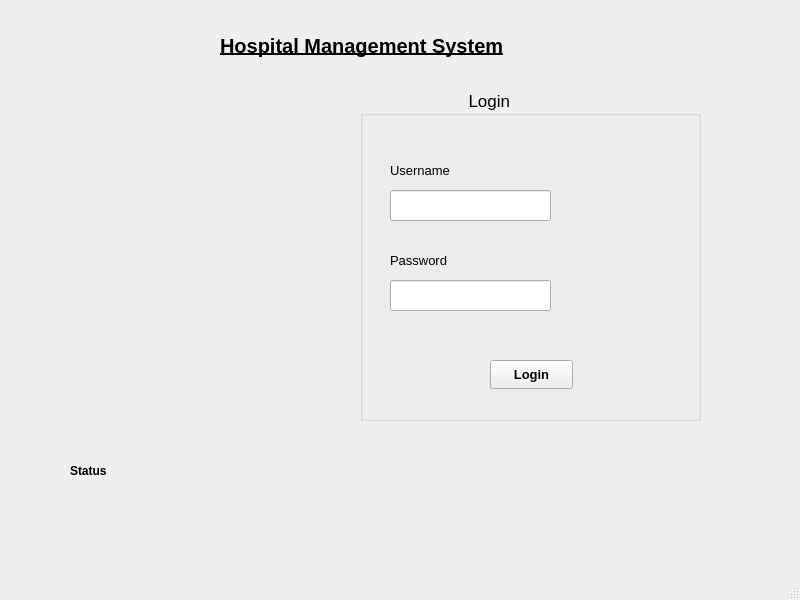
<?xml version="1.0" encoding="UTF-8"?>
<ui version="4.0">
 <class>Login</class>
 <widget class="QMainWindow" name="Login">
  <property name="geometry">
   <rect>
    <x>0</x>
    <y>0</y>
    <width>800</width>
    <height>600</height>
   </rect>
  </property>
  <property name="windowTitle">
   <string>Login</string>
  </property>
  <widget class="QWidget" name="centralwidget">
   <widget class="QLabel" name="label">
    <property name="geometry">
     <rect>
      <x>70</x>
      <y>440</y>
      <width>411</width>
      <height>61</height>
     </rect>
    </property>
    <property name="font">
     <font>
      <bold>true</bold>
     </font>
    </property>
    <property name="text">
     <string>Status</string>
    </property>
   </widget>
   <widget class="QGroupBox" name="groupBox">
    <property name="geometry">
     <rect>
      <x>360</x>
      <y>90</y>
      <width>341</width>
      <height>331</height>
     </rect>
    </property>
    <property name="font">
     <font>
      <pointsize>13</pointsize>
      <bold>false</bold>
     </font>
    </property>
    <property name="title">
     <string>                       Login</string>
    </property>
    <widget class="QPushButton" name="pushButton">
     <property name="geometry">
      <rect>
       <x>130</x>
       <y>270</y>
       <width>83</width>
       <height>29</height>
      </rect>
     </property>
     <property name="font">
      <font>
       <pointsize>10</pointsize>
       <bold>true</bold>
      </font>
     </property>
     <property name="text">
      <string>Login</string>
     </property>
    </widget>
    <widget class="QLabel" name="label_2">
     <property name="geometry">
      <rect>
       <x>30</x>
       <y>70</y>
       <width>81</width>
       <height>21</height>
      </rect>
     </property>
     <property name="font">
      <font>
       <pointsize>10</pointsize>
       <bold>false</bold>
      </font>
     </property>
     <property name="text">
      <string>Username</string>
     </property>
    </widget>
    <widget class="QLabel" name="label_3">
     <property name="geometry">
      <rect>
       <x>30</x>
       <y>160</y>
       <width>81</width>
       <height>21</height>
      </rect>
     </property>
     <property name="font">
      <font>
       <pointsize>10</pointsize>
       <bold>false</bold>
      </font>
     </property>
     <property name="text">
      <string>Password</string>
     </property>
    </widget>
    <widget class="QLineEdit" name="lineEdit_username">
     <property name="geometry">
      <rect>
       <x>30</x>
       <y>100</y>
       <width>161</width>
       <height>31</height>
      </rect>
     </property>
     <property name="font">
      <font>
       <pointsize>10</pointsize>
       <bold>false</bold>
      </font>
     </property>
    </widget>
    <widget class="QLineEdit" name="lineEdit_password">
     <property name="geometry">
      <rect>
       <x>30</x>
       <y>190</y>
       <width>161</width>
       <height>31</height>
      </rect>
     </property>
     <property name="font">
      <font>
       <pointsize>10</pointsize>
       <bold>false</bold>
      </font>
     </property>
     <property name="echoMode">
      <enum>QLineEdit::Password</enum>
     </property>
    </widget>
   </widget>
   <widget class="QLabel" name="label_pic">
    <property name="geometry">
     <rect>
      <x>30</x>
      <y>60</y>
      <width>301</width>
      <height>361</height>
     </rect>
    </property>
    <property name="text">
     <string/>
    </property>
    <property name="pixmap">
     <pixmap>../../../Downloads/neon-aesthetic-17.jpg</pixmap>
    </property>
   </widget>
   <widget class="QLabel" name="label_4">
    <property name="geometry">
     <rect>
      <x>220</x>
      <y>20</y>
      <width>391</width>
      <height>51</height>
     </rect>
    </property>
    <property name="font">
     <font>
      <pointsize>15</pointsize>
      <bold>true</bold>
      <underline>true</underline>
      <kerning>true</kerning>
     </font>
    </property>
    <property name="text">
     <string>Hospital Management System</string>
    </property>
   </widget>
  </widget>
  <widget class="QMenuBar" name="menubar">
   <property name="geometry">
    <rect>
     <x>0</x>
     <y>0</y>
     <width>800</width>
     <height>26</height>
    </rect>
   </property>
  </widget>
  <widget class="QStatusBar" name="statusbar"/>
 </widget>
 <resources/>
 <connections/>
</ui>
